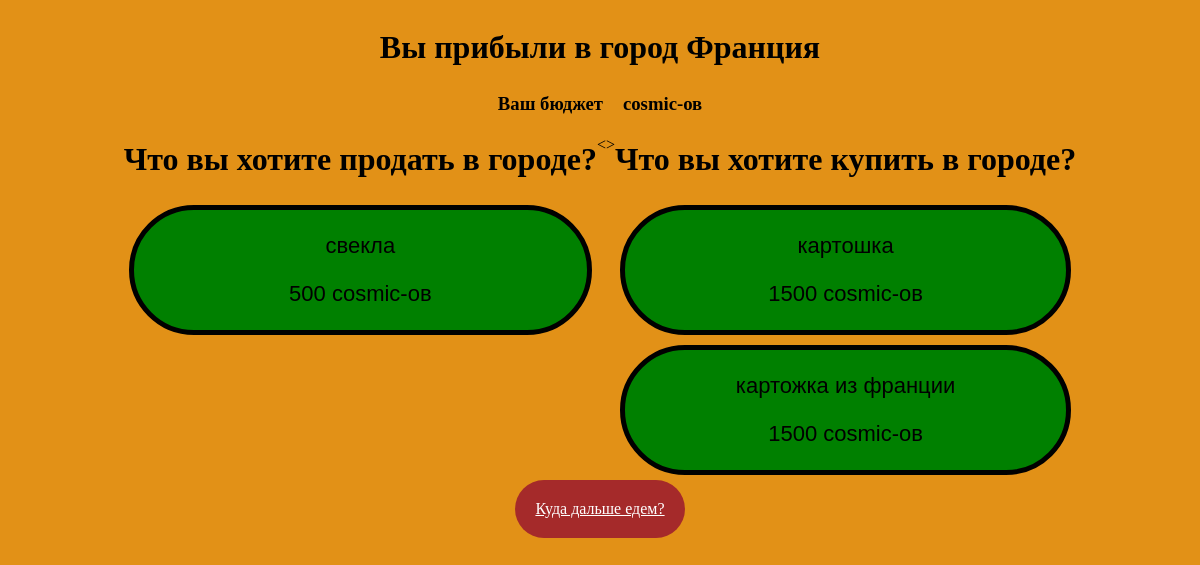
Screenshot of /MovingDone/3 with the database file from the repository.
### Game_Main/models.py (models this page shows)
class City(models.Model):
    title = models.CharField(max_length=100)
    products = models.ManyToManyField(Product)
    daysToArrivalTelega=models.IntegerField(blank=True)
    def __str__(self):
        return self.title

class Product(models.Model):
    name = models.CharField(max_length=100)
    type_product = models.CharField(max_length=100)
    freshness = models.CharField(max_length=100)
    cost = models.IntegerField()
    weightkg = models.IntegerField()
    def __str__(self):
        return self.name

### Game_Main/views.py (the view)
# urls.py: path("MovingDone/<str:city_id>",views.MovingDone),
def MovingDone(requests,city_id):
    city = City.objects.get(id=city_id)
    dealer = Dealer.objects.get(id=1)
    city_products = city.products.all()
    dealer_products = dealer.products.all()
    return render(requests,'Game_Main/MovingDone.html',
    {
        'city':city,
        'dealer':dealer,
        'dealer_products':dealer_products,
        'city_products':city_products
    })

### Game_Main/templates/Game_Main/MovingDone.html (shortened to what this page needs)
<!DOCTYPE html>
<html lang="en">
<head>
    {% load static %}
    <link rel="stylesheet" href="{% static 'css/MoveToCity.css' %}">
    <link rel="stylesheet" href="{% static 'css/style.css' %}">
    <link rel="stylesheet" href="{% static 'css/CityStyle.css' %}">
</head>
<body>
    <div class="center_div">
        <h1>Вы прибыли в город {{ city }} </h1>
        <div class="bud">
            <h3>Ваш бюджет </h3>
            <h3>cosmic-ов</h3>
        </div>
        <div class="ShopBox">
            <div class="productsBox">
            <h1>Что вы хотите продать в городе?</h1>
                {% for product in dealer_products %}
                <button class="OneProduct" onclick="SellProduct('{{product.id }}')">
                    <p>
                        {{ product }}
                    </p>
                    <p>
                         {{ product.cost }} cosmic-ов
                    </p>
                 </button>
                {% endfor %}
            </div>
            <div class="">
                <p><></p>
            </div>
            <div class="productsBox">
            <h1>Что вы хотите купить в городе?</h1>
                {% for product in city_products %}
                <button class="OneProduct" onclick="BuyProduct('{{product.id }}')">
                    <p>
                        {{ product }}
                    </p>
                    <p>
                         {{ product.cost }} cosmic-ов
                    </p>
                </button>
                {% endfor %}
            </div>
        </div>
        <a href="{% url 'listCitysUrl' %}" class="listCitys">Куда дальше едем?</a>
    </div>
</body>
</html>

### Game_Main/static/css/style.css (style rules this page uses)
body { background-color: rgb(226, 145, 23); }
.center_div { display: flex; justify-content: center; align-items: center; flex-direction: column; }

### Game_Main/static/css/CityStyle.css (style rules this page uses)
.ShopBox { display: flex; flex-direction: row; }
.productsBox { display: flex; flex-direction: column; }
.OneProduct { font-size: 22px; border: solid 5px; margin: 5px; background-color: green; border-radius: 15rem; transition: 0.5s; }
h1 { padding: 0; }
.bud { display: flex; flex-direction: row; }
.bud h3 { margin: 5px; }
.listCitys { background-color: brown; padding: 20px; color: white; border-radius: 15rem; }

### rows the page displays
City: title "Франция"
Product: name "свекла", cost "500"
Product: name "картошка", cost "1500"
Product: name "картожка из франции", cost "1500"
